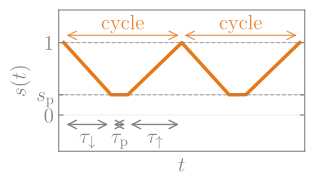

The Python source for this figure:
import matplotlib as mpl
import matplotlib.pyplot as plt
import matplotlib.patches as mpatches
import numpy as np
ORANGE = (230/255, 120/255, 23/255)
GRAY   = (131/255, 130/255, 128/255)

tau_down = 1.4
tau_p    = 0.5
tau_up   = 1.6
cycle    = tau_down + tau_p + tau_up
s_p      = 0.28
def _setup_style(fontsize=15,scale=1.0,grid=True):
# Publication-quality (TikZ-like) matplotlib style setup
        fig_width_pt = 246.0  # width in pt (e.g., for single-column in a paper)
        inches_per_pt = 1.0 / 72.27
        golden_mean = (np.sqrt(5.0) - 1.0) / 2.0  # aesthetic ratio
        fig_width = fig_width_pt * inches_per_pt * scale
        fig_height = fig_width * golden_mean
        fig_size = [fig_width, fig_height]
        eps_with_latex = {
            "pgf.texsystem": "pdflatex",
            "text.usetex": True,
            "font.family": "serif",
            "font.serif": [],
            "font.sans-serif": [],
            "font.monospace": [],
            "axes.labelsize": fontsize,
            "font.size": fontsize,
            "legend.fontsize": fontsize,
            "xtick.labelsize": fontsize,
            "ytick.labelsize": fontsize,
            "figure.figsize": fig_size,
            "axes.titlesize": fontsize,
            "axes.linewidth": 0.8,
            "lines.linewidth": 1.2,
            "grid.linewidth": 0.5,
            "xtick.direction": 'in',
            "ytick.direction": 'in',
            "xtick.top": True,
            "ytick.right": True,
            "axes.grid": grid,
            "grid.alpha": 0.3,
            "legend.frameon": True,
            "legend.framealpha": 1.0,
            "legend.fancybox": False,
            "legend.edgecolor": 'black',
        }
        mpl.rcParams.update(eps_with_latex)

def schedule(t):
    t = t % cycle
    if t < tau_down:
        return 1 - (1 - s_p) * t / tau_down
    elif t < tau_down + tau_p:
        return s_p
    else:
        return s_p + (1 - s_p) * (t - tau_down - tau_p) / tau_up
_setup_style()
n_cycles = 2
t_end = n_cycles * cycle
t = np.linspace(0, t_end, 2000)
s = np.array([schedule(ti) for ti in t])

fig, ax = plt.subplots()

ax.plot(t, s, color=ORANGE, linewidth=2.5)

ax.axhline(1,   color=GRAY, linewidth=0.8, linestyle='--', alpha=0.7)
ax.axhline(s_p, color=GRAY, linewidth=0.8, linestyle='--', alpha=0.7)

# Annotate first cycle
y_arrow = -0.13
arrowprops = dict(arrowstyle='<->', color=GRAY, lw=1.0)
for x0, x1, label in [
    (0,             tau_down,            r'$\tau_{\downarrow}$'),
    (tau_down,      tau_down + tau_p,    r'$\tau_{\mathrm{p}}$'),
    (tau_down+tau_p, cycle,              r'$\tau_{\uparrow}$'),
]:
    ax.annotate('', xy=(x1, y_arrow), xytext=(x0, y_arrow),
                arrowprops=arrowprops)
    ax.text((x0 + x1) / 2, y_arrow - 0.08, label,
            ha='center', va='top', color=GRAY)

# Cycle braces
y_brace = 1.10
for i in range(n_cycles):
    x0, x1 = i * cycle, (i + 1) * cycle
    ax.annotate('', xy=(x1, y_brace), xytext=(x0, y_brace),
                arrowprops=dict(arrowstyle='<->', color=ORANGE, lw=1.0, alpha=0.7))
    ax.text((x0 + x1) / 2, y_brace + 0.03, 'cycle',
            ha='center', va='bottom', color=ORANGE, alpha=0.9)

ax.set_yticks([0, s_p, 1])
ax.set_yticklabels(['$0$', r'$s_{\mathrm{p}}$', '$1$'], color=GRAY)
ax.set_xticks([])
ax.set_xlim(-0.15, t_end + 0.15)
ax.set_ylim(-0.50, 1.45)
ax.set_xlabel('$t$', color=GRAY)
ax.set_ylabel('$s(t)$', color=GRAY)
ax.tick_params(colors=GRAY)
for spine in ax.spines.values():
    spine.set_edgecolor(GRAY)

fig.tight_layout()
fig.savefig('figures/cyclic_annealing_schedule.pdf', bbox_inches='tight')
print("Saved cyclic_annealing_schedule.pdf")
